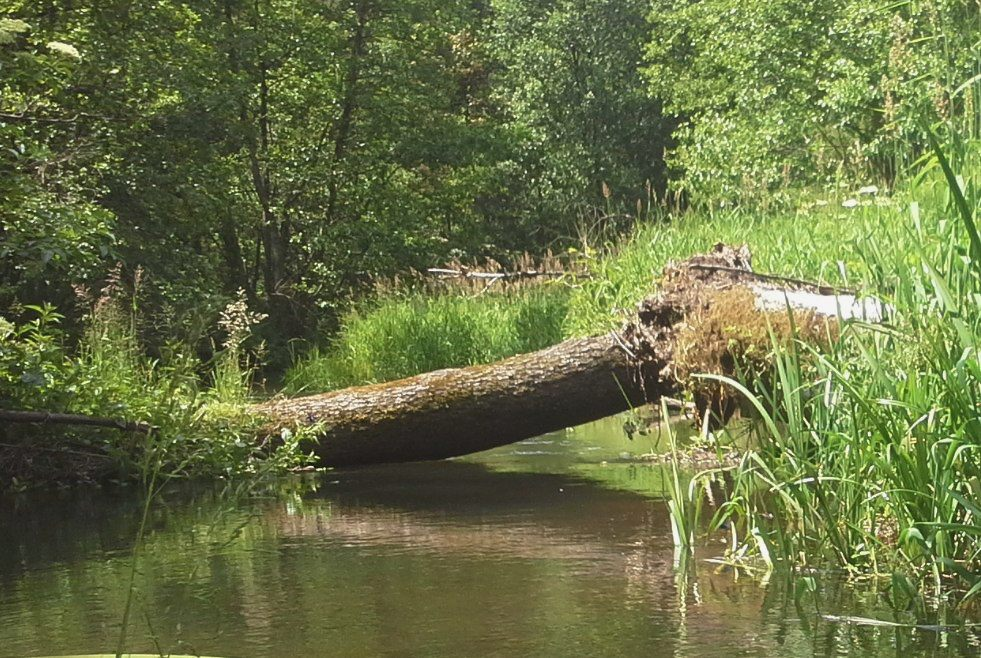
%> input picture lab1/rzeczka.jpg, 981 x 658 px
$ octave lustro.m   (GNU Octave 9; MATLAB toolbox functions it lacks are replaced by stand-ins)
%> lines starting %> are read from the running program, lines starting %| are printed output that depends on the picture
img = imread('rzeczka.jpg');
%> img is the input picture: size 658x981x3 uint8; mean R, G, B 104.7, 113.4, 68.7
lustro = img(:,end:-1:1,:);
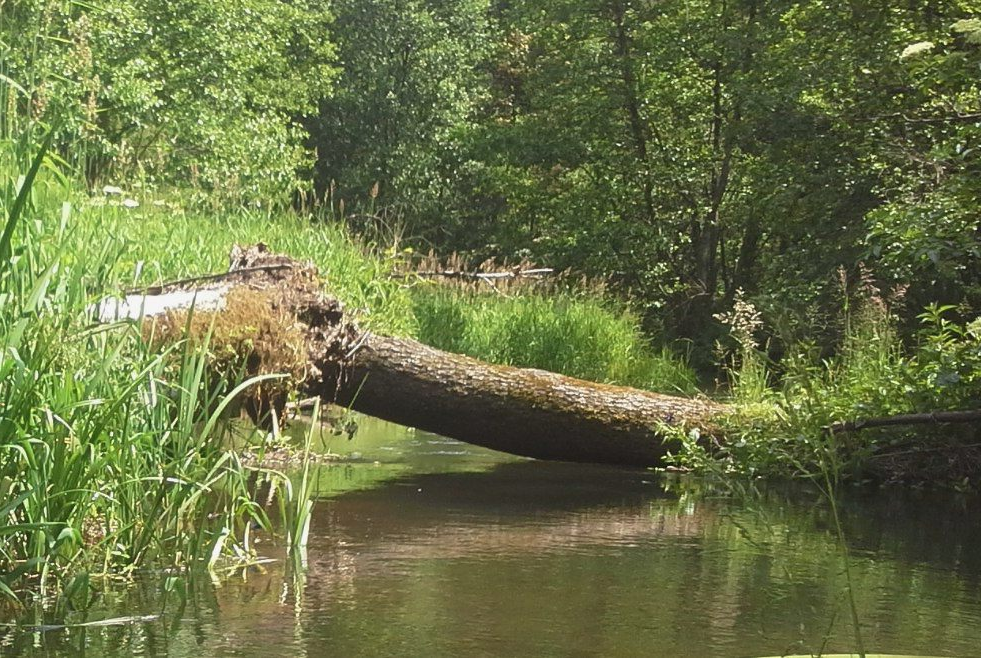
%> lustro: size 658x981x3 uint8; mean R, G, B 104.7, 113.4, 68.7; mean of the top-left, top-right, bottom-left and bottom-right quarters 123.1, 74.5, 106.9, 78
wynik = [img,lustro];
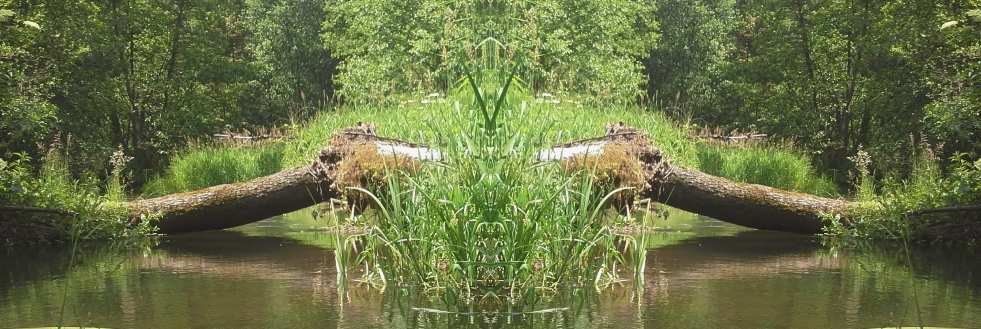
%> wynik: size 658x1962x3 uint8 (shown at 1/2 size); mean R, G, B 104.7, 113.4, 68.7
imshow(wynik);

$ run again, with lab1/nowy_obrazek_polaczony.jpg copied over lab1/rzeczka.jpg
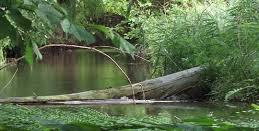
%> input picture lab1/nowy_obrazek_polaczony.jpg, 259 x 131 px
%> img is the input picture: size 131x259x3 uint8; mean R, G, B 89.7, 109.2, 74.2
%> `lustro = img(:,end:-1:1,:);`:
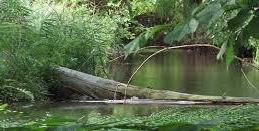
%> lustro: size 131x259x3 uint8; mean R, G, B 89.7, 109.2, 74.2; mean of the top-left, top-right, bottom-left and bottom-right quarters 112.6, 78.2, 79.5, 94.1
%> `wynik = [img,lustro];`:
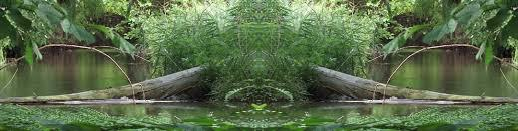
%> wynik: size 131x518x3 uint8; mean R, G, B 89.7, 109.2, 74.2
